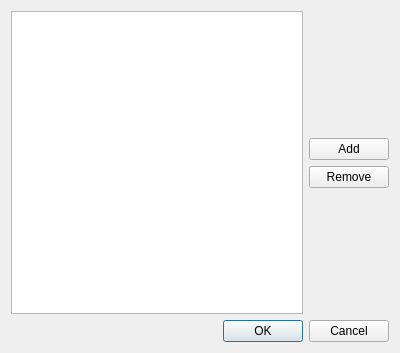
<?xml version="1.0" encoding="UTF-8"?>
<ui version="4.0">
 <class>PluginDlg</class>
 <widget class="QDialog" name="PluginDlg">
  <property name="geometry">
   <rect>
    <x>0</x>
    <y>0</y>
    <width>400</width>
    <height>353</height>
   </rect>
  </property>
  <property name="minimumSize">
   <size>
    <width>400</width>
    <height>150</height>
   </size>
  </property>
  <property name="windowTitle">
   <string>Add or remove plugins</string>
  </property>
  <property name="windowIcon">
   <iconset resource="../erebus.qrc">
    <normaloff>:/images/logo32.png</normaloff>:/images/logo32.png</iconset>
  </property>
  <layout class="QVBoxLayout" name="dialogLayout" stretch="0,0">
   <item>
    <layout class="QHBoxLayout" name="horizontalLayout">
     <item>
      <widget class="QListWidget" name="listPlugins">
       <property name="editTriggers">
        <set>QAbstractItemView::NoEditTriggers</set>
       </property>
       <property name="showDropIndicator" stdset="0">
        <bool>false</bool>
       </property>
      </widget>
     </item>
     <item>
      <layout class="QVBoxLayout" name="verticalLayout">
       <item>
        <spacer name="verticalSpacer">
         <property name="orientation">
          <enum>Qt::Vertical</enum>
         </property>
         <property name="sizeHint" stdset="0">
          <size>
           <width>20</width>
           <height>40</height>
          </size>
         </property>
        </spacer>
       </item>
       <item>
        <widget class="QPushButton" name="btnAdd">
         <property name="text">
          <string>Add</string>
         </property>
        </widget>
       </item>
       <item>
        <widget class="QPushButton" name="btnRemove">
         <property name="text">
          <string>Remove</string>
         </property>
        </widget>
       </item>
       <item>
        <spacer name="verticalSpacer_2">
         <property name="orientation">
          <enum>Qt::Vertical</enum>
         </property>
         <property name="sizeHint" stdset="0">
          <size>
           <width>20</width>
           <height>40</height>
          </size>
         </property>
        </spacer>
       </item>
      </layout>
     </item>
    </layout>
   </item>
   <item>
    <layout class="QHBoxLayout" name="dlgButtonsLayout">
     <item>
      <spacer name="horizontalSpacer">
       <property name="orientation">
        <enum>Qt::Horizontal</enum>
       </property>
       <property name="sizeHint" stdset="0">
        <size>
         <width>40</width>
         <height>20</height>
        </size>
       </property>
      </spacer>
     </item>
     <item>
      <widget class="QPushButton" name="buttonOk">
       <property name="text">
        <string>OK</string>
       </property>
       <property name="default">
        <bool>true</bool>
       </property>
      </widget>
     </item>
     <item>
      <widget class="QPushButton" name="buttonCancel">
       <property name="text">
        <string>Cancel</string>
       </property>
      </widget>
     </item>
    </layout>
   </item>
  </layout>
 </widget>
 <resources>
  <include location="../erebus.qrc"/>
 </resources>
 <connections>
  <connection>
   <sender>buttonOk</sender>
   <signal>clicked()</signal>
   <receiver>PluginDlg</receiver>
   <slot>onOk()</slot>
   <hints>
    <hint type="sourcelabel">
     <x>271</x>
     <y>127</y>
    </hint>
    <hint type="destinationlabel">
     <x>199</x>
     <y>74</y>
    </hint>
   </hints>
  </connection>
  <connection>
   <sender>buttonCancel</sender>
   <signal>clicked()</signal>
   <receiver>PluginDlg</receiver>
   <slot>onCancel()</slot>
   <hints>
    <hint type="sourcelabel">
     <x>352</x>
     <y>127</y>
    </hint>
    <hint type="destinationlabel">
     <x>199</x>
     <y>74</y>
    </hint>
   </hints>
  </connection>
  <connection>
   <sender>btnAdd</sender>
   <signal>clicked()</signal>
   <receiver>PluginDlg</receiver>
   <slot>onAdd()</slot>
   <hints>
    <hint type="sourcelabel">
     <x>351</x>
     <y>159</y>
    </hint>
    <hint type="destinationlabel">
     <x>199</x>
     <y>176</y>
    </hint>
   </hints>
  </connection>
  <connection>
   <sender>btnRemove</sender>
   <signal>clicked()</signal>
   <receiver>PluginDlg</receiver>
   <slot>onRemove()</slot>
   <hints>
    <hint type="sourcelabel">
     <x>351</x>
     <y>175</y>
    </hint>
    <hint type="destinationlabel">
     <x>199</x>
     <y>176</y>
    </hint>
   </hints>
  </connection>
  <connection>
   <sender>listPlugins</sender>
   <signal>currentRowChanged(int)</signal>
   <receiver>PluginDlg</receiver>
   <slot>onSelectionChanged(int)</slot>
   <hints>
    <hint type="sourcelabel">
     <x>351</x>
     <y>175</y>
    </hint>
    <hint type="destinationlabel">
     <x>199</x>
     <y>176</y>
    </hint>
   </hints>
  </connection>
 </connections>
 <slots>
  <slot>onOk()</slot>
  <slot>onCancel()</slot>
  <slot>onAdd()</slot>
  <slot>onRemove()</slot>
  <slot>onSelectionChanged(int)</slot>
 </slots>
</ui>
